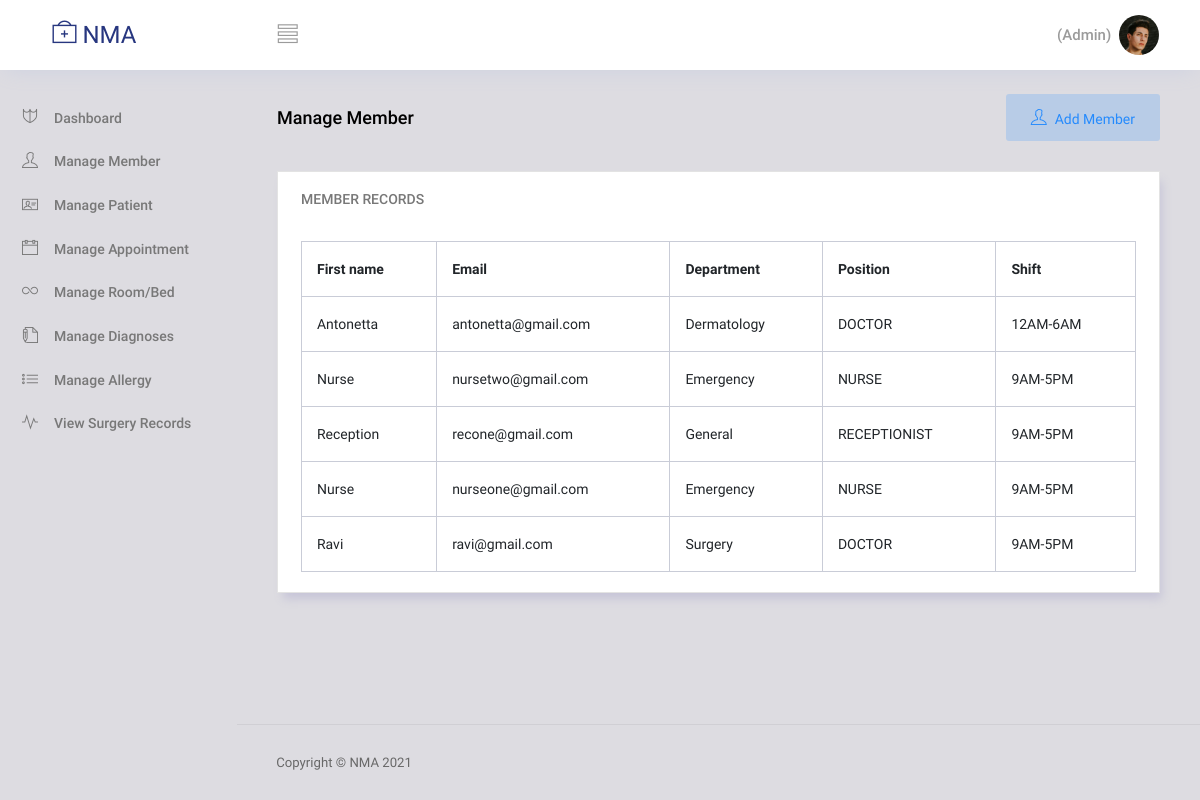
/manage-member/ (signed in), run on the app's committed database.
### app/models.py (models this page shows, shortened)
class Staff(models.Model):
    GENDER = [
        ('Male', 'Male'),
        ('Female', 'Female'),
    ]
    POSITION = [
        ('NURSE','NURSE'),
        ('DOCTOR', 'DOCTOR'),
        ('RECEPTIONIST', 'RECEPTIONIST'),
    ]
    SHIFT = [
        ('9AM-5PM','9AM-5PM'),
        ('6PM-12AM', '6PM-12AM'),
        ('12AM-6AM', '12AM-6AM')
    ]
    user = models.OneToOneField(User, null=True, blank= True, on_delete=models.CASCADE)
    department = models.ForeignKey(Department,on_delete=models.SET_NULL,null=True,blank=True)
    position = models.CharField(max_length=100, choices=POSITION)
    gender = models.CharField(max_length=10, choices=GENDER)
    shift = models.CharField(max_length=35, choices=SHIFT)
    dob = models.DateField(null=True, blank=True)
    address = models.CharField(max_length=100)
    number = models.CharField(max_length=20)
    created_date = models.DateTimeField(auto_now_add=True, null=True)

class Department(models.Model):
    name = models.CharField(max_length=100)
    created_date = models.DateTimeField(auto_now_add=True, null=True)

### app/decorators.py (the view)
        def wrapper_func(request, *args, **kwargs):
            position = getCurrentUserPosition(request.user)
            if position in allowed_roles:
                return view_func(request, *args, **kwargs)
            else:
                return HttpResponse('You do not permissions to view this page!')

### NewarkMedical/views.py (called while the page is built)
@login_required
@allowed_users(allowed_roles=['Admin', 'DOCTOR', 'RECEPTIONIST'])
def MANAGE_MEMBER(request):
    memberList = Staff.objects.all().order_by('-created_date')
    data = {
        'memberList':memberList
    }
    return render(request,"manage-member.html", data)

### app/templatetags/filterData.py (called while the page is built)
@register.simple_tag
def getDepartment():
    dept = Department.objects.all()
    return dept

@register.simple_tag
def getCurrentUserPosition(user):
    staff = Staff.objects.filter(user=user)
    patient = Patient.objects.filter(user=user)
    position = 'Admin'
    if staff.exists():
        position = staff.first().position
    else:
        if patient.exists():
            position = 'Patient'
    return position

@register.simple_tag
def getPatient(user):
    patient = Patient.objects.filter(user=user)
    if patient.exists():
        return patient.first()
    return None

### templates/manage-member.html (shortened to what this page needs)
{% extends 'base.html' %}
{% block content %}
{% load static %}
{% load filterData %}
<div class="content-wrapper">
  <div class="row">
    <div class="col-md-12 grid-margin">
      <div class="d-flex justify-content-between align-items-center">
        <div>
          <h4 class="font-weight-bold mb-0">Manage Member</h4>
        </div>
        <div>
            <button type="button" class="btn btn-inverse-primary btn-icon-text" data-bs-toggle="modal" data-bs-target="#addMember">
              <i class="ti-user btn-icon-prepend"></i>Add Member
            </button>
        </div>
      </div>
    </div>
  </div>
  <div class="row">
    <div class="col-lg-12 grid-margin stretch-card">
      <div class="card">
        <div class="card-body">
          <h4 class="card-title">Member Records</h4>
          <div class="table-responsive pt-3">
            <table class="table table-bordered">
              <thead>
                <tr>
                  <th>First name</th>
                  <th>Email</th>
                  <th>Department</th>
                  <th>Position</th>
                  <th>Shift</th>
                </tr>
              </thead>
              <tbody>
                {% for m in memberList %}
                  <tr>
                    <td>{{m.user.first_name}}</td>
                    <td>{{m.user.email}}</td>
                    <td>{{m.department.name}}</td>
                    <td>{{m.position}}</td>
                    <td>{{m.shift}}</td>
                  </tr>
                {% endfor %}
              </tbody>
            </table>
          </div>
        </div>
      </div>
    </div>
  </div>
</div>
            {% getDepartment as deptList %}
{% endblock content %}

### templates/common/header.html (shortened to what this page needs)
{% load filterData %}
{% getCurrentUserPosition user as position %}
<nav class="navbar col-lg-12 col-12 p-0 fixed-top d-flex flex-row">
    <div class="text-center navbar-brand-wrapper d-flex align-items-center justify-content-center">
        <a class="navbar-brand brand-logo me-5" href="index.html"><i class="ti-support"></i> NMA</a>
    </div>
    <div class="navbar-menu-wrapper d-flex align-items-center justify-content-end">
        <button class="navbar-toggler navbar-toggler align-self-center" type="button" data-toggle="minimize">
            <span class="ti-view-list"></span>
        </button>
        <ul class="navbar-nav navbar-nav-right">
            <li class="nav-item nav-profile dropdown">
                <h6 class="m-2">{{user.first_name}} {{user.last_name}} ({{position}}) </h6>
                <a class="nav-link dropdown-toggle" href="#" data-bs-toggle="dropdown" id="profileDropdown">
                    <img src="/static/images/faces/face12.jpg" alt="profile" />
                </a>
            </li>
        </ul>
    </div>
</nav>

### data on the page
Staff: user.first_name "Antonetta", user.email "antonetta@gmail.com", department.name "Dermatology", position "DOCTOR", shift "12AM-6AM"
Staff: user.first_name "Nurse", user.email "nursetwo@gmail.com", department.name "Emergency", position "NURSE", shift "9AM-5PM"
Staff: user.first_name "Reception", user.email "recone@gmail.com", department.name "General", position "RECEPTIONIST", shift "9AM-5PM"
Staff: user.first_name "Nurse", user.email "nurseone@gmail.com", department.name "Emergency", position "NURSE", shift "9AM-5PM"
Staff: user.first_name "Ravi", user.email "ravi@gmail.com", department.name "Surgery", position "DOCTOR", shift "9AM-5PM"

### other printed values
{{ position }} "Admin"
